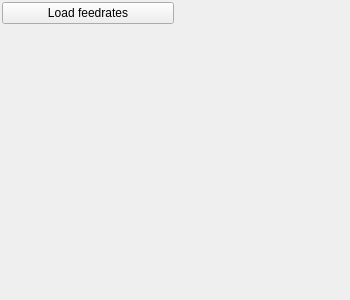
  <widget class="QDockWidget" name="velocity_dockWidget">
   <property name="minimumSize">
    <size>
     <width>350</width>
     <height>300</height>
    </size>
   </property>
   <property name="allowedAreas">
    <set>Qt::LeftDockWidgetArea|Qt::RightDockWidgetArea</set>
   </property>
   <property name="windowTitle">
    <string>Feedrates</string>
   </property>
   <attribute name="dockWidgetArea">
    <number>2</number>
   </attribute>
   <widget class="QWidget" name="velocity_dock_contents">
    <layout class="QGridLayout" name="feed_gridLayout" rowstretch="0,1" columnstretch="1,1">
     <property name="leftMargin">
      <number>2</number>
     </property>
     <property name="topMargin">
      <number>2</number>
     </property>
     <property name="rightMargin">
      <number>2</number>
     </property>
     <property name="bottomMargin">
      <number>2</number>
     </property>
     <property name="spacing">
      <number>2</number>
     </property>
     <item row="0" column="0">
      <widget class="QPushButton" name="load_feed_button">
       <property name="text">
        <string>Load feedrates</string>
       </property>
      </widget>
     </item>
     <item row="0" column="1">
      <spacer name="feed_horizontalSpacer">
       <property name="orientation">
        <enum>Qt::Horizontal</enum>
       </property>
       <property name="sizeHint" stdset="0">
        <size>
         <width>169</width>
         <height>20</height>
        </size>
       </property>
      </spacer>
     </item>
     <item row="1" column="0" colspan="2">
      <widget class="QCustomPlot" name="feed_plot" native="true">
       <property name="font">
        <font>
         <family>Times New Roman</family>
         <pointsize>10</pointsize>
        </font>
       </property>
      </widget>
     </item>
    </layout>
   </widget>
  </widget>
